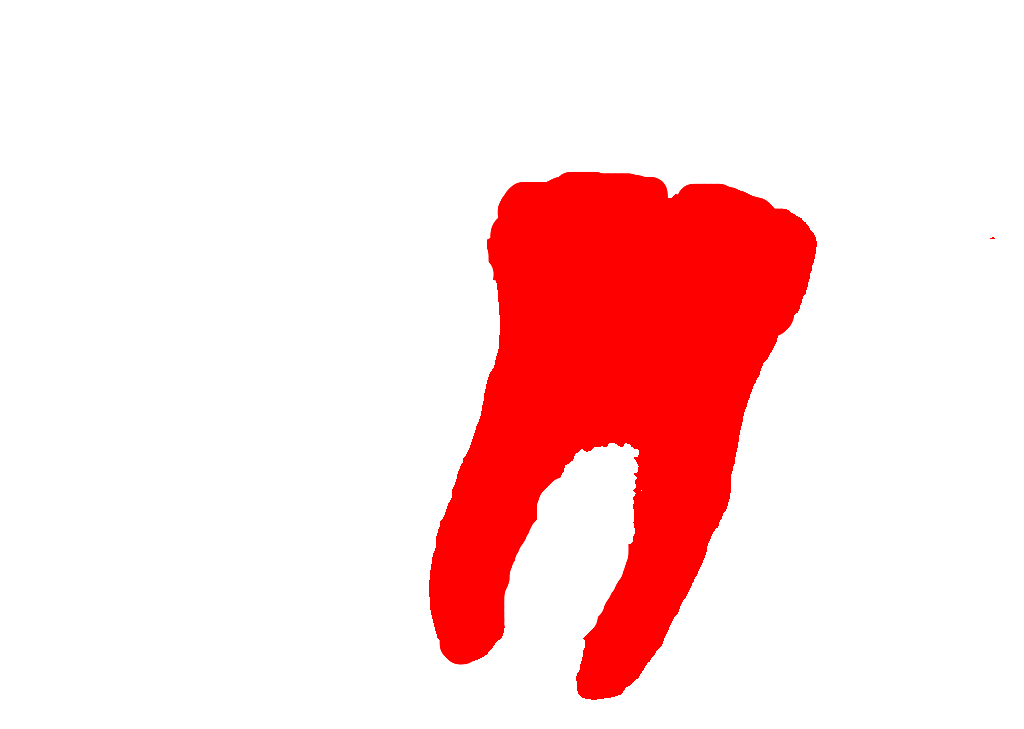
#> input picture mask_2.png, 1024 x 729 px
$ jupyter execute angle.ipynb
#> lines starting #> are read from the running program, lines starting #| are printed output that depends on the picture; after the words box and inside, x2 and y2 are one past the last pixel; in counts of white or black regions, pixels touching at a corner belong together; long printed decimals are rounded
[cell 1]
from PIL import Image
import matplotlib.pyplot as plt
import os
import cv2
import numpy as np

[cell 2]
# Define the path to the image in the parent directory
image_path = os.path.join('..', 'mask_2.png')  # Replace 'your_image.jpg' with your actual image file name

# Open the image
image = Image.open(image_path).convert('RGB')
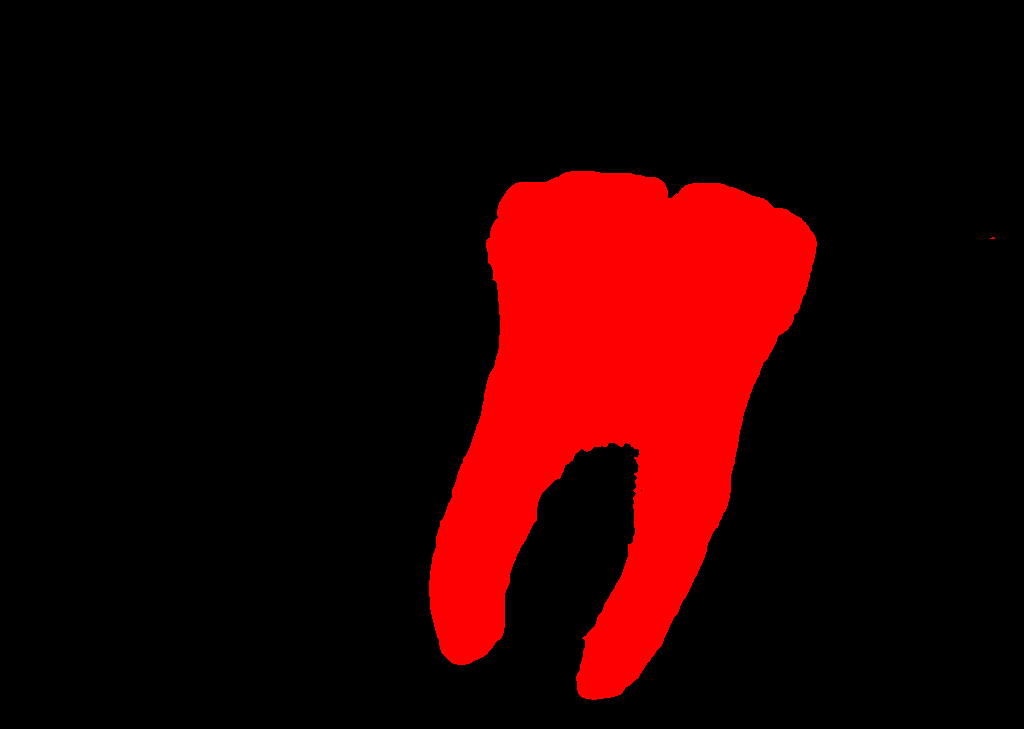
#> image: PIL image 1024x729 RGB; mean R, G, B 39.1, 0, 0
image = np.array(image)

# Display the image
# plt.imshow(image)
# plt.axis('off')  # Hide the axis
# plt.show()

[cell 3]
gray_image = cv2.cvtColor(image, cv2.COLOR_RGB2GRAY)
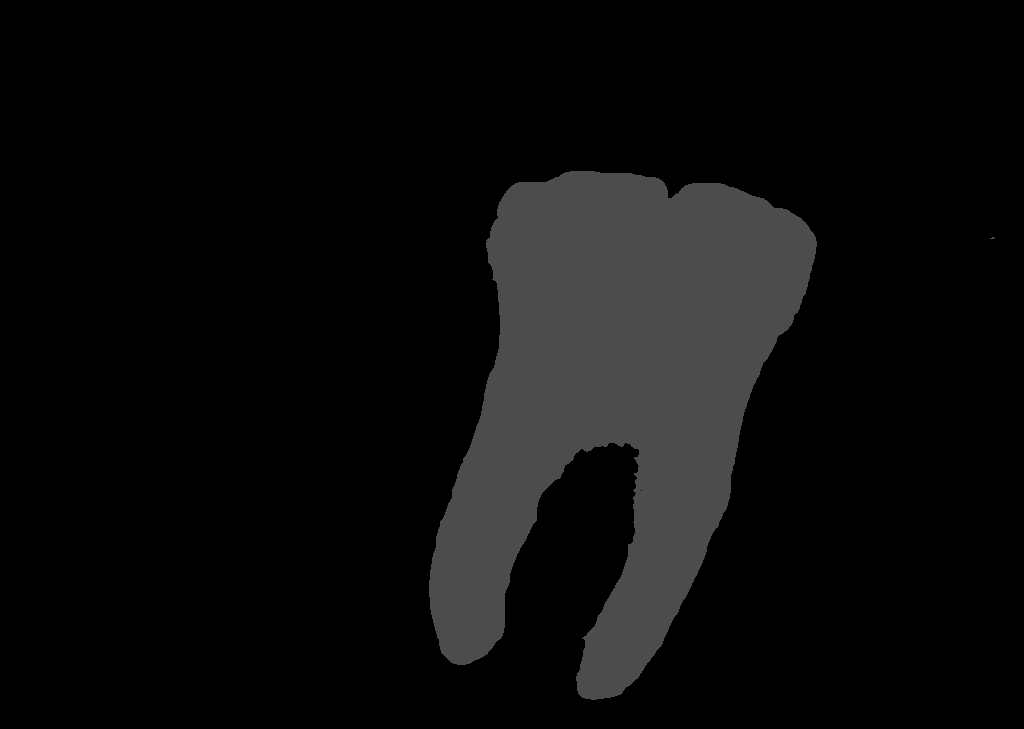
#> gray_image: shape (729, 1024); min 0, max 77, mean 11.6

# Define a kernel for the morphological operations
kernel = np.ones((5, 5), np.uint8)

# Apply erosion
eroded_image = cv2.erode(gray_image, kernel, iterations=1)
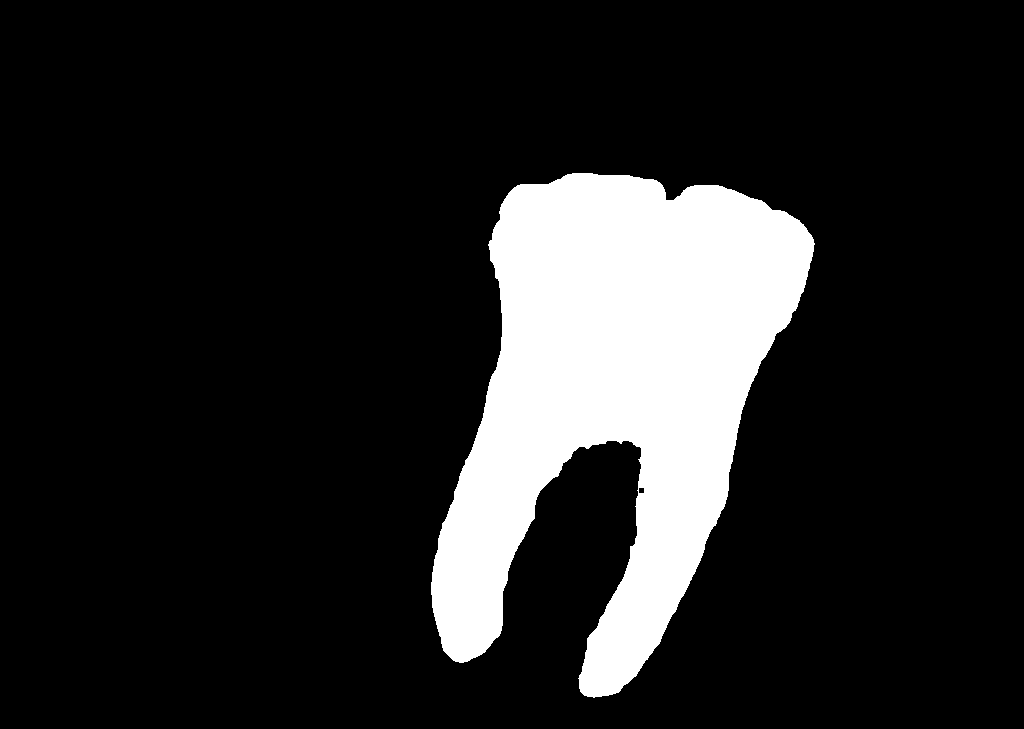
#> eroded_image: shape (729, 1024); values 0 (black) and 76 (white), 14.6% white; 1 white region, box (x1, y1, x2, y2) and area: (431, 173, 815, 698) 109308

# Apply dilation (opposite of erosion)
dilated_image = cv2.dilate(eroded_image, kernel, iterations=1)
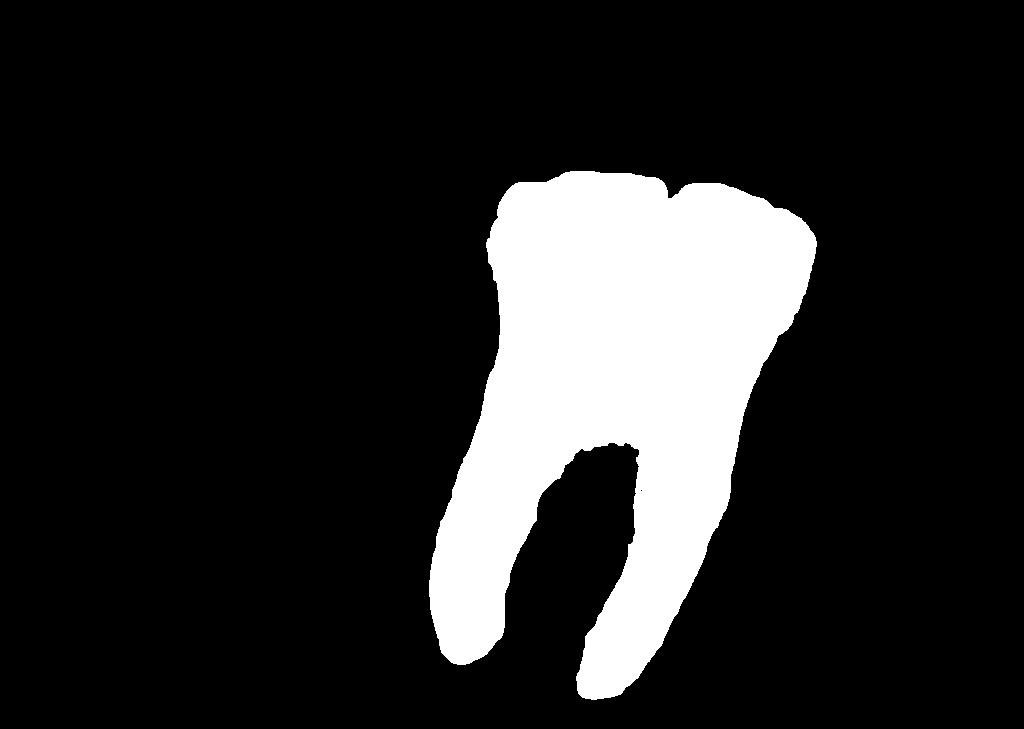
#> dilated_image: shape (729, 1024); values 0 (black) and 76 (white), 15.3% white; 1 white region, box (x1, y1, x2, y2) and area: (429, 171, 817, 700) 114288

[cell 4]
plt.figure(figsize=(15, 5))

plt.subplot(1, 2, 1)
plt.imshow(eroded_image, cmap='gray')
plt.title('Eroded Image')
plt.axis('off')

plt.subplot(1, 2, 2)
plt.imshow(dilated_image, cmap='gray')
plt.title('Dilated Image')
plt.axis('off')

plt.show()

[cell 5]
# Calculate moments of the dilated image
moments = cv2.moments(dilated_image)
#> moments = moments, m00 8685888, centre m10/m00, m01/m00 = (615.5, 390.2)

# Print the moments
print("Moments:", moments)
#> (printed output is left out)

# Check if m00 is zero
if moments['m00'] == 0:
    print("Error: m00 is zero. The image might be completely black.")
    center_x, center_y = dilated_image.shape[1] // 2, dilated_image.shape[0] // 2
else:
    # Calculate center of mass
    center_x = int(moments['m10'] / moments['m00'])
#> center_x = 615
    center_y = int(moments['m01'] / moments['m00'])
#> center_y = 390

# Calculate orientation
angle = 0.5 * np.arctan2(2 * moments['mu11'], moments['mu20'] - moments['mu02'])
#> angle = -1.23
angle = np.degrees(angle)
#> angle = -70.67

# Calculate axes lengths
area = moments['m00']
#> area = 8685888
major_axis = int(np.sqrt((4 * area) / (np.pi * 0.5)))
#> major_axis = 4703
minor_axis = int(np.sqrt((4 * area) / (np.pi * 2)))
#> minor_axis = 2351

# Print calculated parameters
print(f"Center: ({center_x}, {center_y})")
#| Center: (615, 390)
print(f"Angle: {angle}")
#| Angle: -70.674
print(f"Major axis: {major_axis}, Minor axis: {minor_axis}")
#| Major axis: 4703, Minor axis: 2351

# Create a color version of the dilated image
color_image = cv2.cvtColor(dilated_image, cv2.COLOR_GRAY2BGR)

# Draw the ellipse with a more visible color (e.g., red)
ellipse_image = cv2.ellipse(color_image, (center_x, center_y), (major_axis, minor_axis),
                            angle, 0, 360, (0, 0, 255), 2)

# Display the original dilated image and ellipse image
plt.figure(figsize=(15, 5))

plt.subplot(1, 3, 1)
plt.imshow(dilated_image, cmap='gray')
plt.title('Dilated Image')
plt.axis('off')

plt.subplot(1, 3, 2)
plt.imshow(cv2.cvtColor(ellipse_image, cv2.COLOR_BGR2RGB))
plt.title('Ellipse Image')
plt.axis('off')

# Add a zoomed-in view of the ellipse area
plt.subplot(1, 3, 3)
zoom_factor = 0.2  # Adjust this value to change the zoom level
y_start = max(0, center_y - int(dilated_image.shape[0] * zoom_factor))
#> y_start = 245
y_end = min(dilated_image.shape[0], center_y + int(dilated_image.shape[0] * zoom_factor))
#> y_end = 535
x_start = max(0, center_x - int(dilated_image.shape[1] * zoom_factor))
#> x_start = 411
x_end = min(dilated_image.shape[1], center_x + int(dilated_image.shape[1] * zoom_factor))
#> x_end = 819
plt.imshow(cv2.cvtColor(ellipse_image[y_start:y_end, x_start:x_end], cv2.COLOR_BGR2RGB))
plt.title('Zoomed Ellipse')
plt.axis('off')

plt.show()
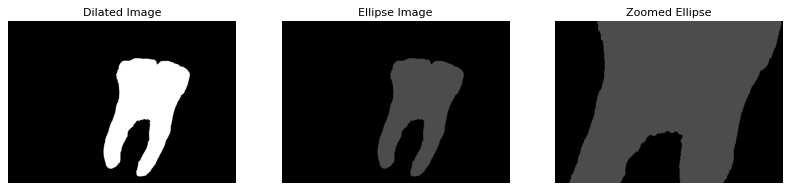
#> figure drawn by matplotlib, 3 panels

[cell 6]
# Create a color version of the dilated image
color_image = cv2.cvtColor(dilated_image, cv2.COLOR_GRAY2BGR)

# Draw the ellipse with a more visible color (e.g., green)
ellipse_image = cv2.ellipse(color_image, (center_x, center_y), (major_axis, minor_axis),
                            angle, 0, 360, (0, 255, 0), 2)

# Mark the center with a big red dot
cv2.circle(ellipse_image, (center_x, center_y), 5, (0, 0, 255), -1)
#> ellipse_image: shape (729, 1024, 3); mean B, G, R 11.6, 11.6, 11.7

# Display the image with the ellipse and center dot
plt.figure(figsize=(10, 10))
plt.imshow(cv2.cvtColor(ellipse_image, cv2.COLOR_BGR2RGB))
plt.title('Ellipse with Center Marked')
plt.axis('off')
plt.show()

# Print the center coordinates
print(f"Center coordinates: ({center_x}, {center_y})")
#| Center coordinates: (615, 390)

[cell 7]
# Calculate orientation
angle = 0.5 * np.arctan2(2 * moments['mu11'], moments['mu20'] - moments['mu02'])
#> angle = -1.23
angle_degrees = np.degrees(angle)
#> angle_degrees = -70.67

# Adjust the angle to be between -90 and 90 degrees
if angle_degrees > 90:
    angle_degrees -= 180
elif angle_degrees < -90:
    angle_degrees += 180

# Calculate the tilt from vertical
tilt_angle = abs(angle_degrees)
#> tilt_angle = 70.67

# Create a color version of the dilated image
color_image = cv2.cvtColor(dilated_image, cv2.COLOR_GRAY2BGR)

# Draw the ellipse
cv2.ellipse(color_image, (center_x, center_y), (major_axis, minor_axis),
            angle_degrees, 0, 360, (0, 255, 0), 2)

# Draw horizontal line (blue)
cv2.line(color_image, (0, center_y), (color_image.shape[1], center_y), (255, 0, 0), 2)

# Draw vertical line (yellow)
cv2.line(color_image, (center_x, 0), (center_x, color_image.shape[0]), (0, 255, 255), 2)

# Calculate end points for the angle axis
length = max(color_image.shape) // 2
#> length = 512
end_x = int(center_x + length * np.cos(np.radians(angle_degrees)))
#> end_x = 784
end_y = int(center_y + length * np.sin(np.radians(angle_degrees)))
#> end_y = -93

# Draw angle axis (red)
cv2.line(color_image, (center_x, center_y), (end_x, end_y), (0, 0, 255), 2)

# Add text labels
font = cv2.FONT_HERSHEY_SIMPLEX
cv2.putText(color_image, "Horizontal", (10, center_y - 10), font, 0.5, (255, 0, 0), 2)
cv2.putText(color_image, "Vertical", (center_x + 10, 20), font, 0.5, (0, 255, 255), 2)

# Calculate position for the angle label
label_x = center_x + (end_x - center_x) // 2
#> label_x = 699
label_y = center_y + (end_y - center_y) // 2
#> label_y = 148

# Add label for the angle axis with the angle value
cv2.putText(color_image, f"{angle_degrees:.2f}°", (label_x, label_y), font, 0.5, (0, 0, 255), 2)
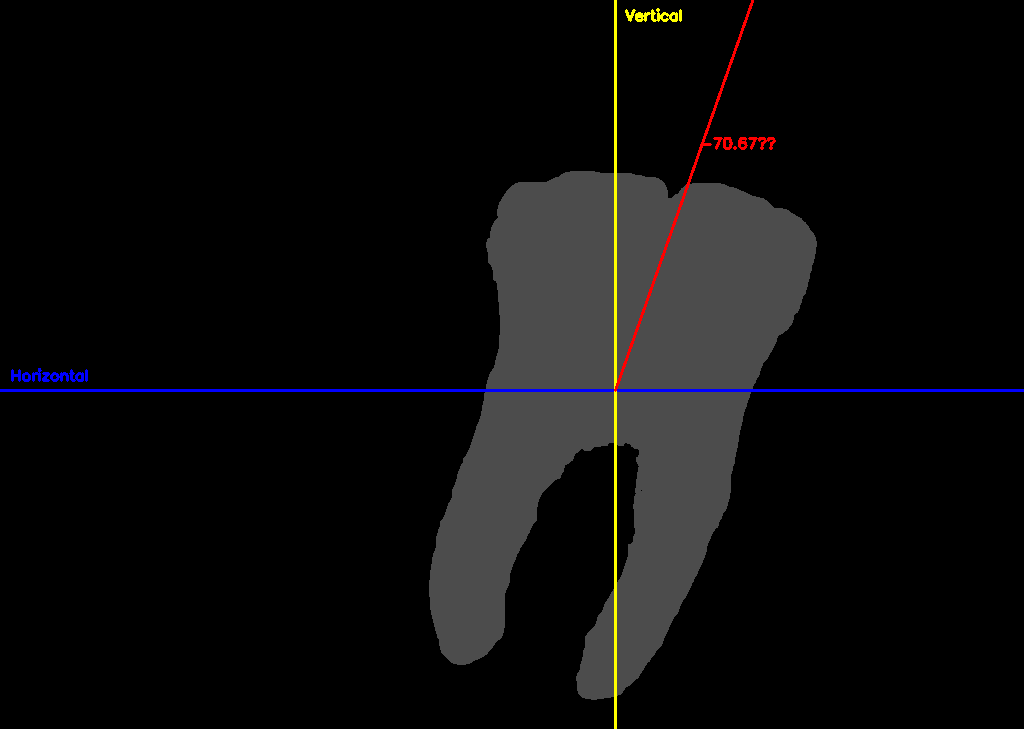
#> color_image: shape (729, 1024, 3); mean B, G, R 12.6, 12.3, 12.8

# Display the image
plt.figure(figsize=(12, 12))
plt.imshow(cv2.cvtColor(color_image, cv2.COLOR_BGR2RGB))
plt.title(f'Mask Tilt: {tilt_angle:.2f}° from vertical')
plt.axis('off')
plt.show()

print(f"The mask is tilted {tilt_angle:.2f} degrees from the vertical.")
#| The mask is tilted 70.67 degrees from the vertical.
print(f"The angle of the major axis is {angle_degrees:.2f} degrees from the horizontal.")
#| The angle of the major axis is -70.67 degrees from the horizontal.
